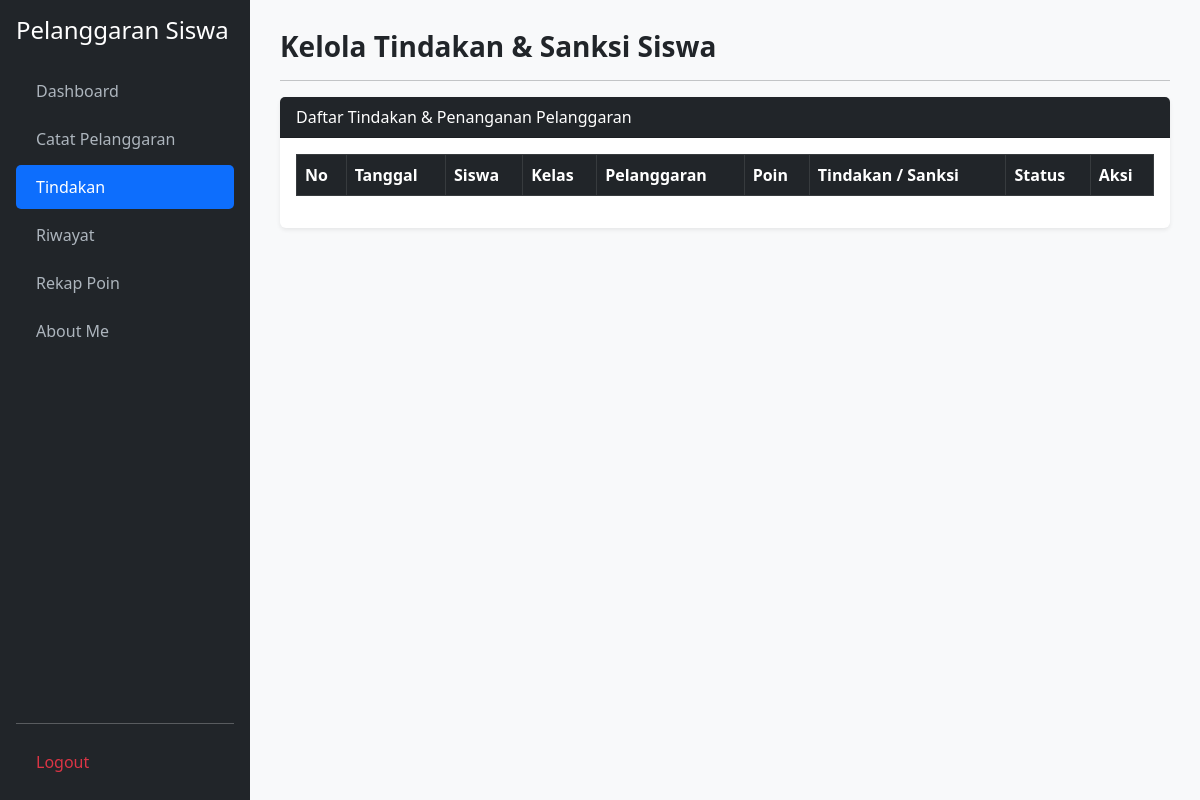
Before: /tindakan.php with the older database file.
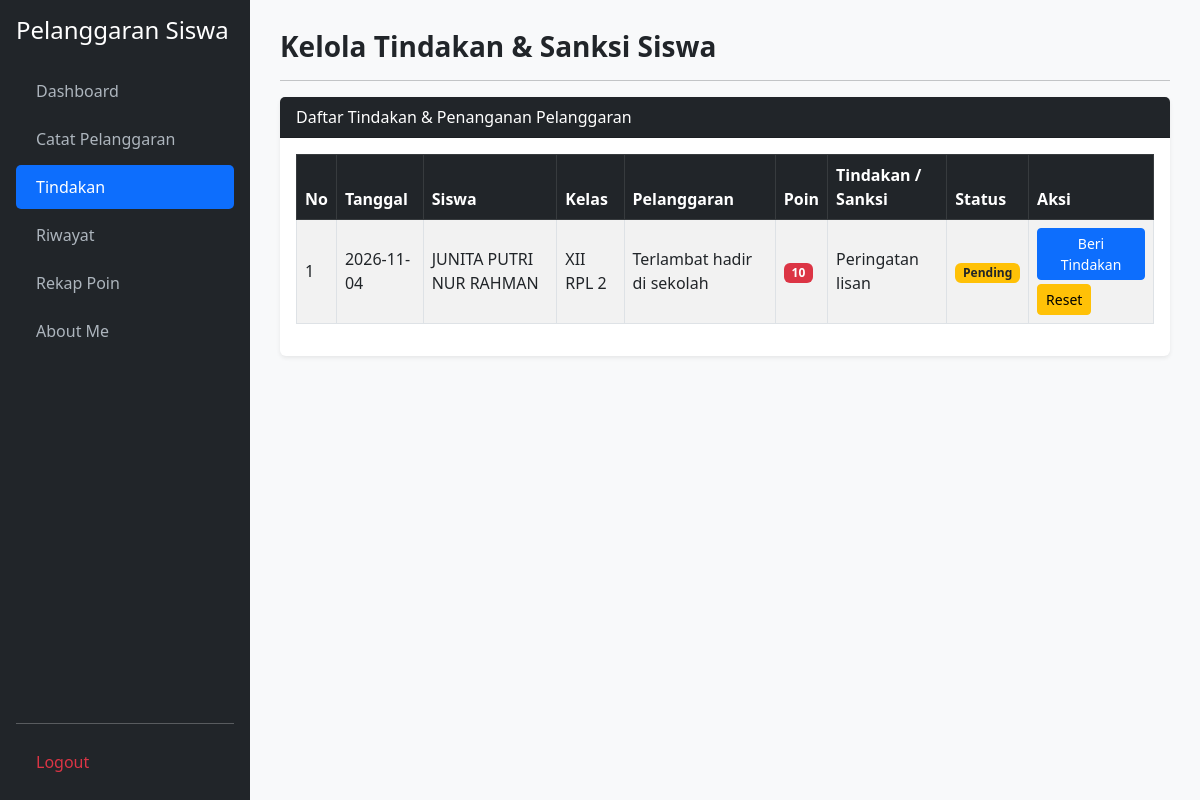
After: the same page with the newer database file.
### tables this page shows
CREATE TABLE `t_pelanggaran_siswa` (
  `id` int(11) NOT NULL,
  `tahun_ajaran_id` int(11) NOT NULL,
  `siswa_id` int(11) NOT NULL,
  `nama_siswa` varchar(150) DEFAULT NULL,
  `kelas_id` int(11) NOT NULL,
  `nama_kelas` varchar(100) DEFAULT NULL,
  `pelanggaran_id` int(11) NOT NULL,
  `nama_pelanggaran` varchar(150) DEFAULT NULL,
  `pelanggaran_kategori_id` int(11) NOT NULL,
  `guru_id` int(11) NOT NULL,
  `nama_guru` varchar(150) DEFAULT NULL,
  `tanggal` date NOT NULL,
  `keterangan` text DEFAULT NULL,
  `poin` int(11) DEFAULT NULL,
  `tindakan` text DEFAULT NULL,
  `status` varchar(30) DEFAULT NULL,
  `created_at` timestamp NULL DEFAULT NULL,
  `updated_at` timestamp NULL DEFAULT NULL
);

### tindakan.php (the view, shortened to what this page needs)
<?php
require_once 'koneksi.php';
function e($val) { return htmlspecialchars((string)($val ?? ''), ENT_QUOTES, 'UTF-8'); }
$query = mysqli_query($koneksi, "SELECT * FROM t_pelanggaran_siswa ORDER BY id DESC");
?>
<!DOCTYPE html>
<html lang="id">
<head>
    <link href="https://cdn.jsdelivr.net/npm/bootstrap@5.3.0/dist/css/bootstrap.min.css" rel="stylesheet">
    <link href="https://cdn.datatables.net/2.3.4/css/dataTables.bootstrap5.min.css" rel="stylesheet">
</head>
<body>
<div class="sidebar d-flex flex-column p-3">
    <h4 class="text-white mb-4">Pelanggaran Siswa</h4>
    <ul class="nav nav-pills flex-column mb-auto">
        <li class="nav-item mb-1"><a href="dashboard.php">Dashboard</a></li>
        <li class="nav-item mb-1"><a href="catat_pelanggaran.php">Catat Pelanggaran</a></li>
        <li class="nav-item mb-1"><a href="tindakan.php" class="active">Tindakan</a></li>
        <li class="nav-item mb-1"><a href="riwayat.php">Riwayat</a></li>
        <li class="nav-item mb-1"><a href="rekap_poin.php">Rekap Poin</a></li>
        <li class="nav-item mb-1"><a href="about_me.php">About Me</a></li>
    </ul>
    <hr><a href="logout.php" class="text-danger" onclick="return confirm('Yakin ingin keluar?')">Logout</a>
</div>
<div class="main">
    <h3 class="fw-bold mb-3">Kelola Tindakan & Sanksi Siswa</h3>
   <hr>
    <div class="card border-0 shadow-sm">
        <div class="card-header bg-dark text-white">Daftar Tindakan & Penanganan Pelanggaran</div>
        <div class="card-body">
            <div class="table-responsive">
                <table id="tabelTindakan" class="table table-bordered table-striped align-middle w-100">
                    <thead class="table-dark">
                        <tr>
                            <th>No</th><th>Tanggal</th><th>Siswa</th><th>Kelas</th>
                            <th>Pelanggaran</th><th>Poin</th><th>Tindakan / Sanksi</th><th>Status</th><th>Aksi</th>
                        </tr>
                    </thead>
                    <tbody>
                    <?php $no = 1; while ($row = mysqli_fetch_assoc($query)):
                        $id = (int)$row['id'];
                        $status = $row['status'] ?? 'Pending';
                        $bg = match($status) { 'Selesai' => 'success', 'Proses' => 'info text-dark', default => 'warning text-dark' };
                    ?>
                        <tr>
                            <td><?= $no++; ?></td>
                            <td><?= e($row['tanggal']); ?></td>
                            <td><?= e($row['nama_siswa']); ?></td>
                            <td><?= e($row['nama_kelas']); ?></td>
                            <td><?= e($row['nama_pelanggaran']); ?></td>
                            <td><span class="badge bg-danger"><?= e($row['poin']); ?></span></td>
                            <td><?= !empty($row['tindakan']) ? e($row['tindakan']) : '<span class="text-muted fst-italic">Belum ada tindakan</span>'; ?></td>
                            <td><span class="badge bg-<?= $bg; ?>"><?= e($status); ?></span></td>
                            <td>
                                <button type="button" class="btn btn-primary btn-sm" data-bs-toggle="modal" data-bs-target="#modalTindakan<?= $id; ?>">Beri Tindakan</button>
                                <?php if (!empty($row['tindakan'])): ?>
                                    <a href="tindakan.php?reset=<?= $id; ?>" class="btn btn-warning btn-sm mt-1" onclick="return confirm('Reset tindakan ini?')">Reset</a>
                                <?php endif; ?>
                            </td>
                        </tr>
                    <?php endwhile; ?>
                    </tbody>
                </table>
            </div>
        </div>
    </div>
</div>
</body>
</html>

Changed rows visible on the page:
added t_pelanggaran_siswa: tanggal "2026-11-04", nama_siswa "JUNITA PUTRI NUR RAHMAN", nama_kelas "XII RPL 2", nama_pelanggaran "Terlambat hadir di sekolah", poin "10", tindakan "Peringatan lisan", status "Pending"
